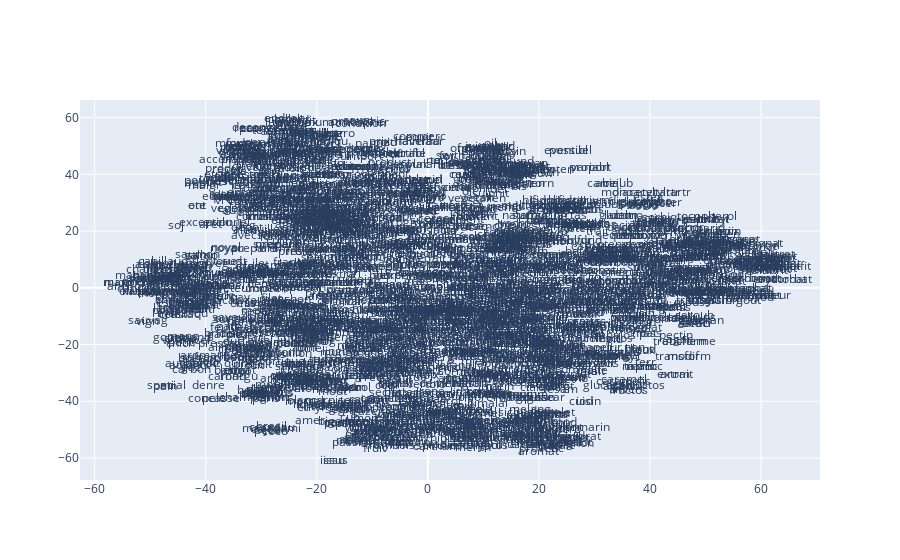

The notebook cell saved with this chart:
### Code cell
%%time

try:
    get_ipython()
except Exception:
    plot_function = plot_with_matplotlib
else:
    plot_function = plot_with_plotly

plot_function(x_vals, y_vals, labels)

### Figure 1 — Plotly figure (JSON) as saved in the notebook; plotly's stock layout.template omitted (floating-point values rounded to 4 significant figures; data arrays with more than 128 entries replaced by an {"elided": "..."} marker saying what was removed)
{"data": [{"mode": "text", "text": {"elided": "2588 str values"}, "type": "scatter", "x": {"elided": "2588 float values"}, "y": {"elided": "2588 float values"}}], "layout": {}}
